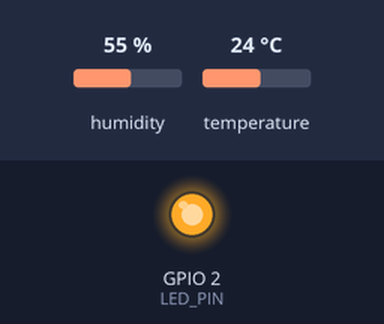
This sketch was run on a simulated ESP32. On the bench: output pins drawn as LEDs (lit = HIGH). The inputs (shaded band) are chosen by the test bench; at power-on: humidity 55 %, temperature 24 °C. WiFi joins after 1.5 s; servers stay silent unless stated; what the sketch prints to the serial monitor is not drawn.

Above: at 2.7 s.
At 5.4 s:
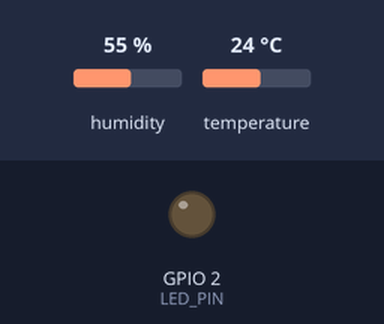
Timing chart, 0 to 9.0 s (numbered marks = the images above):
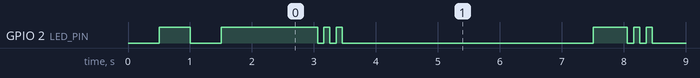

Measured:
- by itself, GPIO 2 (LED_PIN): moves between LOW and HIGH, repeating every 35.0 s
- by itself, everything shown: repeats every 5.0 s, in 4 steps

The sketch:

DHT22.ino
```cpp
#include <WiFi.h>
#include <Firebase_ESP_Client.h>
#include "DHT.h"

// Configuración WiFi
#define WIFI_SSID "Totalplay-75AD"
#define WIFI_PASSWORD "75ADFD68Mv2BxNkx"

// Configuración Firebase
#define FIREBASE_HOST "mi-proyecto-iot-b161b-default-rtdb.firebaseio.com"
#define FIREBASE_SECRET "qnb6YxukBZMFfJKgrUS5KxVwmIkQeQUPYsfbLsTR"

// Configuración DHT22
#define DHTPIN 4        // Pin del sensor
#define DHTTYPE DHT22   // Tipo de sensor DHT22

// Configuración LED
#define LED_PIN 2       // Pin del LED integrado (o usa otro GPIO)

DHT dht(DHTPIN, DHTTYPE); // Objeto DHT
FirebaseData fbdo;
FirebaseAuth auth;
FirebaseConfig config;

unsigned long sendDataPrevMillis = 0;
bool signupOK = false;

void setup() {
  Serial.begin(115200);
  dht.begin();
  pinMode(LED_PIN, OUTPUT); // Configurar el pin del LED como salida

  // Conexión WiFi
  WiFi.begin(WIFI_SSID, WIFI_PASSWORD);
  Serial.print("Conectando al WiFi...");
  while (WiFi.status() != WL_CONNECTED) {
    delay(500);
    Serial.print(".");
    digitalWrite(LED_PIN, !digitalRead(LED_PIN)); // LED parpadeando durante conexión
  }
  Serial.println();
  Serial.print("¡Conectado! IP: ");
  Serial.println(WiFi.localIP());
  digitalWrite(LED_PIN, HIGH); // LED encendido al conectar

  // Configurar Firebase
  config.host = FIREBASE_HOST;
  config.signer.tokens.legacy_token = FIREBASE_SECRET;

  Firebase.begin(&config, &auth);
  Firebase.reconnectWiFi(true);
  delay(1000);
  digitalWrite(LED_PIN, LOW); // LED apagado después de configurar Firebase
}

void loop() {
  if (Firebase.ready() && (millis() - sendDataPrevMillis > 5000 || sendDataPrevMillis == 0)) {
    sendDataPrevMillis = millis();

    // Indicar inicio de lectura con LED
    digitalWrite(LED_PIN, HIGH);

    // Leer datos del DHT22
    float h = dht.readHumidity();
    float t = dht.readTemperature();

    // Verificar si la lectura falló
    if (isnan(h) || isnan(t)) {
      Serial.println("¡Error leyendo el DHT22! Revisa conexiones.");
      digitalWrite(LED_PIN, LOW);
      return;
    }

    // Mostrar datos en el Serial Monitor
    Serial.print("Humedad: ");
    Serial.print(h);
    Serial.print("% | Temperatura: ");
    Serial.print(t);
    Serial.println("°C");

    // Enviar a Firebase
    bool sendSuccess = true;

    if (!Firebase.RTDB.setFloat(&fbdo, "sensor_DHT22/humedad", h)) {
      Serial.println("Error en humedad: " + fbdo.errorReason());
      sendSuccess = false;
    }

    if (!Firebase.RTDB.setFloat(&fbdo, "sensor_DHT22/temperatura", t)) {
      Serial.println("Error en temperatura: " + fbdo.errorReason());
      sendSuccess = false;
    }

    // Enviar JSON unificado
    FirebaseJson json;
    json.set("humedad", h);
    json.set("temperatura", t);
    json.set("timestamp", millis() / 1000);

    if (!Firebase.RTDB.setJSON(&fbdo, "sensor_DHT22/datos_completos", &json)) {
      Serial.println("Error en JSON: " + fbdo.errorReason());
      sendSuccess = false;
    }

    // Feedback visual con LED
    if (sendSuccess) {
      // Parpadeo rápido para indicar éxito
      for (int i = 0; i < 3; i++) {
        digitalWrite(LED_PIN, HIGH);
        delay(100);
        digitalWrite(LED_PIN, LOW);
        delay(100);
      }
      Serial.println("Datos enviados correctamente a Firebase");
    } else {
      // Parpadeo lento para indicar error
      for (int i = 0; i < 2; i++) {
        digitalWrite(LED_PIN, HIGH);
        delay(500);
        digitalWrite(LED_PIN, LOW);
        delay(500);
      }
    }
  }
}
```
